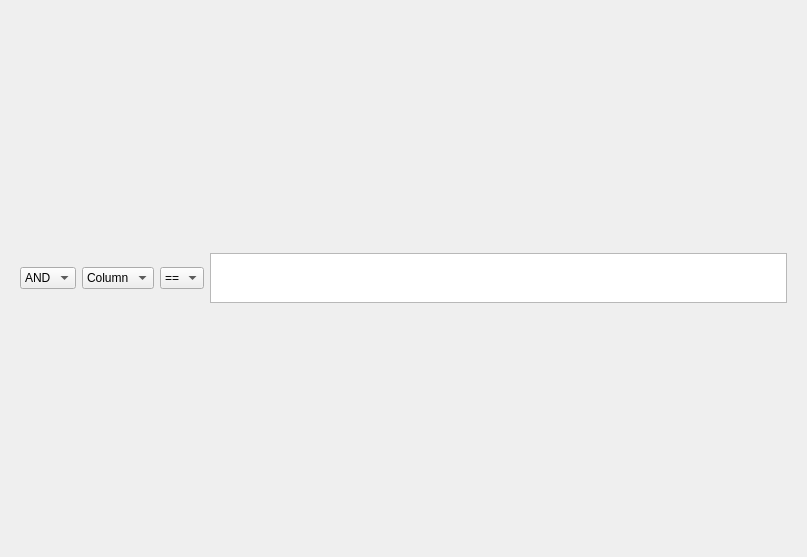
<?xml version="1.0" encoding="UTF-8"?>
<ui version="4.0">
 <class>queryplugin</class>
 <widget class="QWidget" name="queryplugin">
  <property name="geometry">
   <rect>
    <x>0</x>
    <y>0</y>
    <width>807</width>
    <height>557</height>
   </rect>
  </property>
  <property name="windowTitle">
   <string>Form</string>
  </property>
  <layout class="QHBoxLayout" name="horizontalLayout_2">
   <item>
    <widget class="QWidget" name="widget" native="true">
     <layout class="QHBoxLayout" name="horizontalLayout">
      <item>
       <widget class="QComboBox" name="comboBox">
        <item>
         <property name="text">
          <string>AND</string>
         </property>
        </item>
        <item>
         <property name="text">
          <string>OR</string>
         </property>
        </item>
        <item>
         <property name="text">
          <string>NOT</string>
         </property>
        </item>
       </widget>
      </item>
      <item>
       <widget class="QComboBox" name="comboBox_2">
        <item>
         <property name="text">
          <string>Column</string>
         </property>
        </item>
       </widget>
      </item>
      <item>
       <widget class="QComboBox" name="comboBox_3">
        <item>
         <property name="text">
          <string>==</string>
         </property>
        </item>
        <item>
         <property name="text">
          <string>!=</string>
         </property>
        </item>
        <item>
         <property name="text">
          <string>&gt;</string>
         </property>
        </item>
        <item>
         <property name="text">
          <string>&gt;=</string>
         </property>
        </item>
        <item>
         <property name="text">
          <string>&lt;</string>
         </property>
        </item>
        <item>
         <property name="text">
          <string>&lt;=</string>
         </property>
        </item>
       </widget>
      </item>
      <item>
       <widget class="QPlainTextEdit" name="plainTextEdit">
        <property name="sizePolicy">
         <sizepolicy hsizetype="Expanding" vsizetype="Fixed">
          <horstretch>0</horstretch>
          <verstretch>0</verstretch>
         </sizepolicy>
        </property>
        <property name="maximumSize">
         <size>
          <width>16777215</width>
          <height>50</height>
         </size>
        </property>
       </widget>
      </item>
     </layout>
    </widget>
   </item>
  </layout>
 </widget>
 <resources/>
 <connections/>
</ui>
